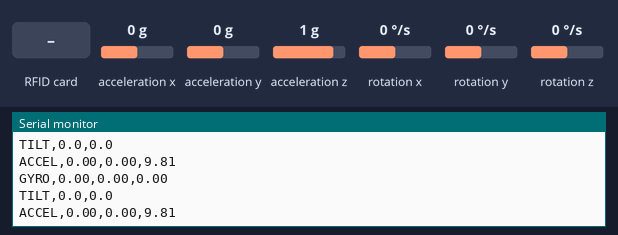
A sketch run on a simulated Arduino Uno, built with avr-gcc and run on an emulated ATmega328P. Parts: the last lines printed to the serial monitor. Wiring (inferred from the names in the program): MPU-6050 motion sensor at I2C address 0x68. The inputs (shaded band) are chosen by the test bench; at power-on: acceleration x 0 g, acceleration y 0 g, acceleration z 1 g, rotation x 0 °/s, rotation y 0 °/s, rotation z 0 °/s.

Above: at 1.2 s.
1.3 s: RFID card 5E 7A 19 C4 held to the reader
2.8 s: acceleration x set to -1.4 g
At 2.87 s:
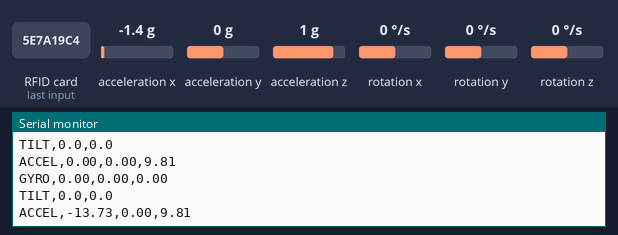
4.3 s: acceleration x set to -0.8 g
At 4.35 s:
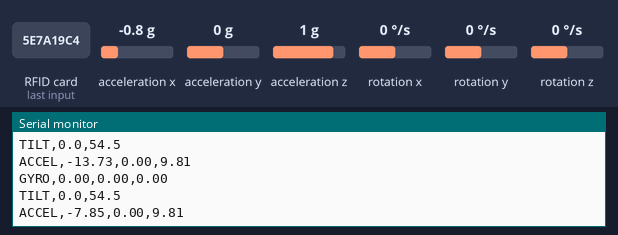
7.3 s: acceleration y set to -1.4 g
At 7.4 s:
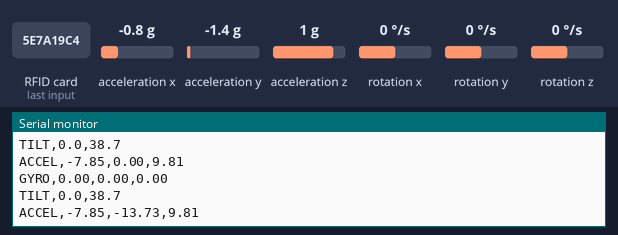
8.8 s: acceleration z set to -1.4 g
At 8.87 s:
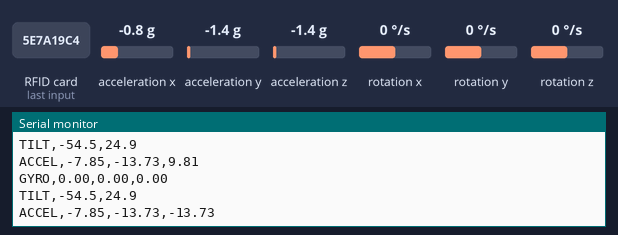
10.3 s: rotation x set to 100 °/s
At 10.35 s:
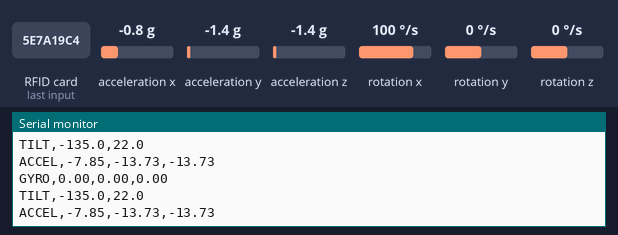
Timing chart, 0 to 13.3 s (numbered marks = the images above; inputs shaded):
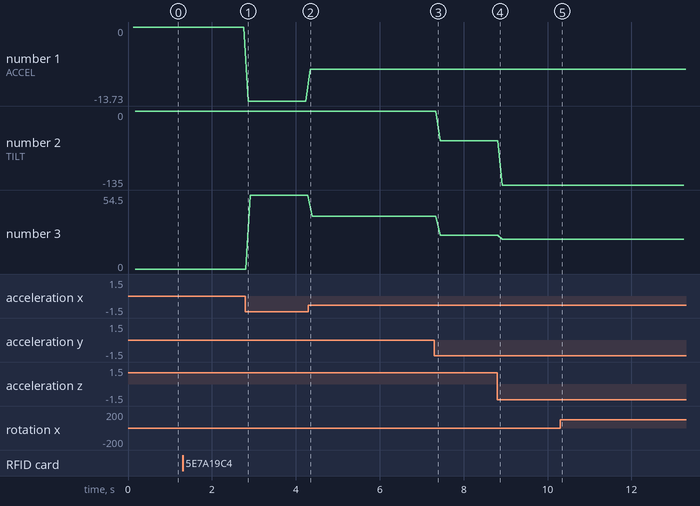

The sketch:

spduino_fleet_firmware.ino
```cpp
/**
 * SPDuino Fleet Management Firmware
 * Hardware: ATmega328P + MFRC522 RFID + GY-521 (MPU6050) IMU
 *
 * Communication Protocol:
 * - RFID,<UID>             : Sent when card is tapped
 * - TILT,<ROLL>,<PITCH>    : Sent every 100ms
 * - ACCEL,<X>,<Y>,<Z>      : Sent every 100ms
 * - GYRO,<X>,<Y>,<Z>       : Sent every 100ms
 */

#include <SPI.h>
#include <MFRC522.h>
#include <Wire.h>

// RFID Pins (Standard SPI for Arduino Uno/SPDuino)
#define SS_PIN 10
#define RST_PIN 9
MFRC522 rfid(SS_PIN, RST_PIN);

// MPU6050 I2C address
const int MPU_ADDR = 0x68;

// Variables for IMU
int16_t ax, ay, az, gx, gy, gz;
unsigned long lastSensorRead = 0;
const int sensorInterval = 100; // 10Hz updates

void setup() {
  Serial.begin(9600);
  Wire.begin();
  SPI.begin();

  // Initialize RC522
  rfid.PCD_Init();

  // Initialize MPU6050
  Wire.beginTransmission(MPU_ADDR);
  Wire.write(0x6B); // PWR_MGMT_1 register
  Wire.write(0);    // set to zero (wakes up the MPU-6050)
  Wire.endTransmission(true);

  Serial.println("SYSTEM:READY");
  Serial.println("SYSTEM:SPDuino Fleet Management Controller Active");
}

void loop() {
  // 1. Check for RFID Taps
  handleRFID();

  // 2. Periodic IMU Telemetry
  if (millis() - lastSensorRead > sensorInterval) {
    lastSensorRead = millis();
    handleIMU();
  }
}

void handleRFID() {
  // Look for new cards
  if (!rfid.PICC_IsNewCardPresent()) return;
  if (!rfid.PICC_ReadCardSerial()) return;

  // Format UID as hex string
  String uidStr = "";
  for (byte i = 0; i < rfid.uid.size; i++) {
    if (rfid.uid.uidByte[i] < 0x10) uidStr += "0";
    uidStr += String(rfid.uid.uidByte[i], HEX);
    if (i < rfid.uid.size - 1) uidStr += " ";
  }
  uidStr.toUpperCase();

  // Send to Serial: RFID,XX XX XX XX
  Serial.print("RFID,");
  Serial.println(uidStr);

  // Halt PICC
  rfid.PICC_HaltA();
  // Stop encryption on PCD
  rfid.PCD_StopCrypto1();
}

void handleIMU() {
  Wire.beginTransmission(MPU_ADDR);
  Wire.write(0x3B); // starting with register 0x3B (ACCEL_XOUT_H)
  Wire.endTransmission(false);
  Wire.requestFrom(MPU_ADDR, 14, true); // request 14 registers

  // Read Accelerometer
  ax = Wire.read() << 8 | Wire.read();
  ay = Wire.read() << 8 | Wire.read();
  az = Wire.read() << 8 | Wire.read();
  // Read Temp (ignored)
  Wire.read(); Wire.read();
  // Read Gyroscope
  gx = Wire.read() << 8 | Wire.read();
  gy = Wire.read() << 8 | Wire.read();
  gz = Wire.read() << 8 | Wire.read();

  // Convert to physical units (G's and degrees/sec)
  // Scale factors for default +-2g and +-250deg/s
  float accX = ax / 16384.0 * 9.81;
  float accY = ay / 16384.0 * 9.81;
  float accZ = az / 16384.0 * 9.81;

  float gyrX = gx / 131.0;
  float gyrY = gy / 131.0;
  float gyrZ = gz / 131.0;

  // Calculate Roll & Pitch (Simple estimation)
  float roll = atan2(accY, accZ) * 180 / PI;
  float pitch = atan2(-accX, sqrt(accY * accY + accZ * accZ)) * 180 / PI;

  // Output Telemetry
  Serial.print("ACCEL,");
  Serial.print(accX, 2); Serial.print(",");
  Serial.print(accY, 2); Serial.print(",");
  Serial.println(accZ, 2);

  Serial.print("GYRO,");
  Serial.print(gyrX, 2); Serial.print(",");
  Serial.print(gyrY, 2); Serial.print(",");
  Serial.println(gyrZ, 2);

  Serial.print("TILT,");
  Serial.print(roll, 1); Serial.print(",");
  Serial.println(pitch, 1);
}
```

Measured:
- after the input at 2.8 s, the serial monitor: prints a new line after 0.07 s (image 1)
- after the input at 4.3 s, the serial monitor: prints a new line at once (image 2)
- after the input at 7.3 s, the serial monitor: prints a new line after 0.09 s (image 3)
- after the input at 8.8 s, the serial monitor: prints a new line after 0.07 s (image 4)
- plotted number 1: 0 → -13.73 after the input at 2.8 s, -13.73 → -7.85 after the input at 4.3 s
- plotted number 2: 0 → -54.5 after the input at 7.3 s, -54.5 → -135 after the input at 8.8 s
- plotted number 3: 0 → 54.5 after the input at 2.8 s, 54.5 → 38.7 after the input at 4.3 s, 38.7 → 24.9 after the input at 7.3 s, 24.9 → 22 after the input at 8.8 s
